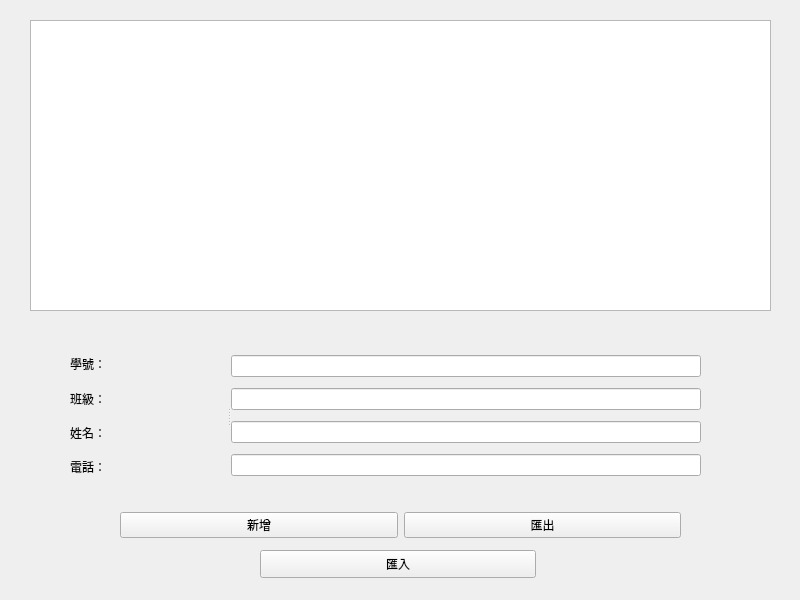
<?xml version="1.0" encoding="UTF-8"?>
<ui version="4.0">
 <class>MyWidget</class>
 <widget class="QWidget" name="MyWidget">
  <property name="geometry">
   <rect>
    <x>0</x>
    <y>0</y>
    <width>800</width>
    <height>600</height>
   </rect>
  </property>
  <property name="windowTitle">
   <string>MyWidget</string>
  </property>
  <widget class="QTableWidget" name="tableWidget">
   <property name="geometry">
    <rect>
     <x>30</x>
     <y>20</y>
     <width>741</width>
     <height>291</height>
    </rect>
   </property>
  </widget>
  <widget class="QPushButton" name="pushButton_3">
   <property name="geometry">
    <rect>
     <x>260</x>
     <y>550</y>
     <width>276</width>
     <height>28</height>
    </rect>
   </property>
   <property name="text">
    <string>匯入</string>
   </property>
  </widget>
  <widget class="QSplitter" name="splitter">
   <property name="geometry">
    <rect>
     <x>70</x>
     <y>350</y>
     <width>631</width>
     <height>131</height>
    </rect>
   </property>
   <property name="orientation">
    <enum>Qt::Orientation::Horizontal</enum>
   </property>
   <widget class="QWidget" name="">
    <layout class="QVBoxLayout" name="verticalLayout_2">
     <item>
      <widget class="QLabel" name="label">
       <property name="lineWidth">
        <number>1</number>
       </property>
       <property name="text">
        <string>學號：</string>
       </property>
      </widget>
     </item>
     <item>
      <widget class="QLabel" name="label_2">
       <property name="lineWidth">
        <number>1</number>
       </property>
       <property name="text">
        <string>班級：</string>
       </property>
      </widget>
     </item>
     <item>
      <widget class="QLabel" name="label_3">
       <property name="lineWidth">
        <number>1</number>
       </property>
       <property name="text">
        <string>姓名：</string>
       </property>
      </widget>
     </item>
     <item>
      <widget class="QLabel" name="label_4">
       <property name="lineWidth">
        <number>1</number>
       </property>
       <property name="text">
        <string>電話：</string>
       </property>
      </widget>
     </item>
    </layout>
   </widget>
   <widget class="QWidget" name="">
    <layout class="QVBoxLayout" name="verticalLayout">
     <item>
      <widget class="QLineEdit" name="lineEdit"/>
     </item>
     <item>
      <widget class="QLineEdit" name="lineEdit_2"/>
     </item>
     <item>
      <widget class="QLineEdit" name="lineEdit_3"/>
     </item>
     <item>
      <widget class="QLineEdit" name="lineEdit_4"/>
     </item>
    </layout>
   </widget>
  </widget>
  <widget class="QWidget" name="">
   <property name="geometry">
    <rect>
     <x>120</x>
     <y>510</y>
     <width>561</width>
     <height>30</height>
    </rect>
   </property>
   <layout class="QHBoxLayout" name="horizontalLayout">
    <item>
     <widget class="QPushButton" name="pushButton_2">
      <property name="text">
       <string>新增</string>
      </property>
     </widget>
    </item>
    <item>
     <widget class="QPushButton" name="pushButton">
      <property name="text">
       <string>匯出</string>
      </property>
     </widget>
    </item>
   </layout>
  </widget>
 </widget>
 <resources/>
 <connections/>
</ui>
